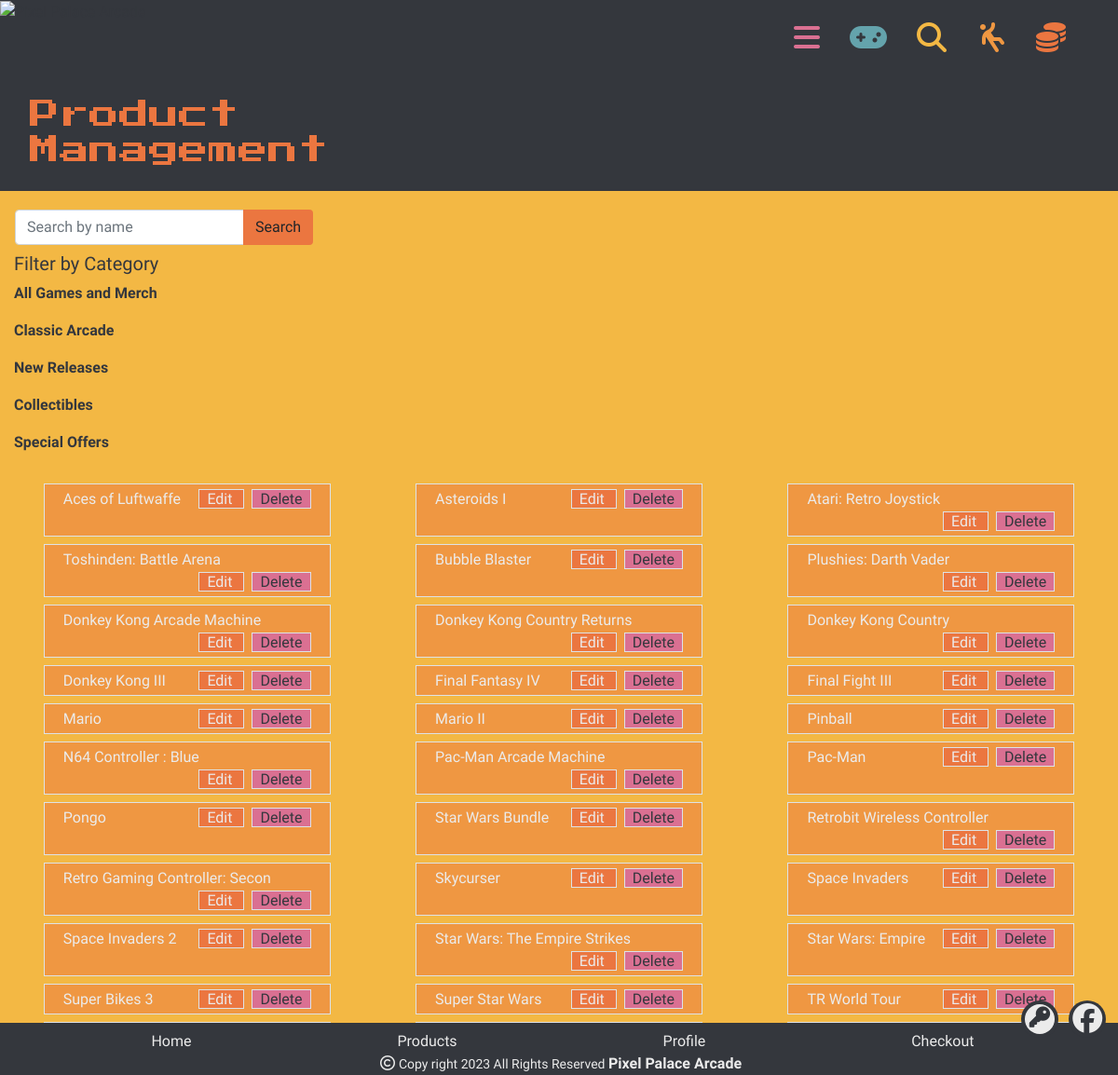
Page /products/management/ (signed in) on the committed database.
### products/models.py (models this page shows, shortened)
class Product(models.Model):
    category = models.ForeignKey('Category', null=True,
                                 blank=True, on_delete=models.SET_NULL)
    name = models.CharField(max_length=254)
    description = models.TextField()
    has_variants = models.BooleanField(default=False, null=True, blank=True)
    price = models.DecimalField(max_digits=6, decimal_places=2)
    aggregaterating = models.DecimalField(max_digits=6, decimal_places=2,
                                          null=True, blank=True)
    reviewed = models.BooleanField(default=False, null=True, blank=True)
    image_url = models.URLField(max_length=1824, null=True, blank=True)
    image = models.ImageField(null=True, blank=True)
    @property
    def aggregaterating(self):
        return self.calculate_average_rating()

### products/views.py (the view, shortened to what this page needs)
# urls.py: path('management/', views.product_management,
@login_required
def product_management(request):
    if not request.user.is_superuser:
        messages.error(request, "Area Restricted. Returned to homepage.")
        return redirect('index')
    products = Product.objects.all()
    query = None
    categories = None
    sort = None
    direction = None
    query = None
    context = {
        'products': products,
        'search_term': query,
        'current_categories': categories,
    }
    return render(request, 'products/product_management.html', context)

### bag/contexts.py (called while the page is built, shortened)
def bag_contents(request):
    bag_items = []  # List to store items in the bag
    total = 0  # Total price of all items in the bag
    product_count = 0  # Total quantity of all products in the bag
    bag = request.session.get('bag', {})  # Retrieve bag data from the session
    if total < settings.FREE_DELIVERY_THRESHOLD:
        delivery = total * Decimal(settings.STANDARD_DELIVERY_PERCENTAGE / 100)
        free_delivery_delta = settings.FREE_DELIVERY_THRESHOLD - total
    else:
        delivery = 0
        free_delivery_delta = 0
    grand_total = delivery + total
    context = {
        'bag_items': bag_items,
        'total': total,
        'product_count': product_count,
        'delivery': delivery,
        'free_delivery_delta': free_delivery_delta,
        'free_delivery_threshold': settings.FREE_DELIVERY_THRESHOLD,
        'grand_total': grand_total,
    }
    return context

### products/templates/products/product_management.html (shortened to what this page needs)
{% extends "base.html" %}
{% load static %}
{% block content %}
<div class="texture rounded m-3">
    <div class="xanthous-75 rounded">
        <h2 class="start-font orange-text m-2 p-2">Product<br>Management</h2>
    </div>
</div>
    <div class="pt-1 px-3 xanthous">
        <form method="GET" class="form-inline mt-3" id="admin-product-search-form">
            <div class="input-group">
                <input type="text" class="form-control" placeholder="Search by name" name="q" value="{{ search_term|default_if_none:'' }}">
                <div class="input-group-append">
                    <button type="submit" class="btn orange">Search</button>
                </div>
            </div>
        </form>
    </div>
    <div class="container-fluid xanthous">
        <div class="row">
            <div class="col-12">
                <ul class="list-unstyled pl-0 xanthous col-6 mb-0">
                    <h5 class="mb-0 onyx-text pt-2">Filter by Category</h5>
                    <li class="nav-item dropdown">
                        <a href="{% url 'product_management' %}" class="dlogo-font pl-0 font-weight-bold nav-link">All Games and Merch</a>
                    </li>
                    <li class="nav-item dropdown">
                        <a class="logo-font pl-0 font-weight-bold nav-link" href="#" id="classics-link" data-toggle="dropdown" aria-haspopup="true" aria-expanded="false">
                            Classic Arcade
                        </a>
                    </li>
                    <li class="nav-item dropdown">
                        <a class="logo-font pl-0 font-weight-bold nav-link" href="#" id="new-releases-link" data-toggle="dropdown" aria-haspopup="true" aria-expanded="false">
                            New Releases
                        </a>
                    </li>
                    <li class="nav-item dropdown">
                        <a class="logo-font pl-0 font-weight-bold nav-link" href="#" id="collectibles-link" data-toggle="dropdown" aria-haspopup="true" aria-expanded="false">
                            Collectibles
                        </a>
                    </li>
                    <li class="nav-item dropdown">
                        <a class="logo-font pl-0 font-weight-bold nav-link" href="#" id="specials-link" data-toggle="dropdown" aria-haspopup="true" aria-expanded="false">
                            Special Offers
                        </a>
                    </li>
                </ul>
            </div>
        </div>
    </div>
<div class="container-fluid m-0">
    <div class="xanthous row">
    </div>
</div>
<div class="container-fluid xanthous p-3 big-bottom">
    <div class="row">
    {% for product in products %}
        <div class="col-12 col-md-6 col-lg-4 pb-2">
            <div class="col-10 offset-1 butterscotch border h-100 p-1 pb-2 px-3">
                <div>
                    <a class="mx-1 white-text float-left" href="{% url 'product_detail' product.id %}">
                        <p class="mb-0">{{ product.name|slice:':30' }}</p>
                    </a>
                </div>
                <div class="float-right mb-1">
                    <a class="mx-1 px-2 orange white-text border" href="{% url 'edit_product' product.id %}">
                        Edit
                    </a>
                    <a class="mx-1 px-2 pink onyx-text border" href="{% url 'delete_product' product.id %}">
                        Delete
                    </a>
                </div>
            </div>
        </div>
    {% endfor %}
    </div>
</div>
{% endblock %}

### static/css/base.css (style rules this page uses)
body { height: 100%; width: 100%; margin: 0 !important; overflow-y: auto; background: #34373D; font-family: 'Play', sans-serif; color: #34373D; z-index: -10; }
a { color: inherit; }
button { border-color: #EBEBEB; }
.big-bottom { padding-bottom: 5rem; }
.butterscotch { white-space: nowrap; }
.texture { max-width: max-content; }
.xanthous { background: #F3B844; }
.butterscotch { background: #EF9742; }
.orange { background: #EB7640; }
.pink { background: #DA7092; }
.orange-text { color: #EB7640; }
.white-text { color: #EBEBEB; }
.onyx-text { color: #34373D; }
.start-font { font-family: 'Press Start 2P', cursive; }

### rows in the picture
Product: name "Aces of Luftwaffe"
Product: name "Asteroids I"
Product: name "Atari: Retro Joystick"
Product: name "Toshinden: Battle Arena"
Product: name "Bubble Blaster"
Product: name "Plushies: Darth Vader"
Product: name "Donkey Kong Arcade Machine"
Product: name "Donkey Kong Country Returns"
Product: name "Donkey Kong Country"
Product: name "Donkey Kong III"
Product: name "Final Fantasy IV"
Product: name "Final Fight III"
Product: name "Mario"
Product: name "Mario II"
Product: name "Pinball"
Product: name "N64 Controller : Blue"
Product: name "Pac-Man Arcade Machine"
Product: name "Pac-Man"
Product: name "Pongo"
Product: name "Star Wars Bundle"
Product: name "Retrobit Wireless Controller"
Product: name "Retro Gaming Controller: Secon"
Product: name "Skycurser"
Product: name "Space Invaders"
Product: name "Space Invaders 2"
Product: name "Star Wars: The Empire Strikes"
Product: name "Star Wars: Empire"
Product: name "Super Bikes 3"
Product: name "Super Star Wars"
Product: name "TR World Tour"
